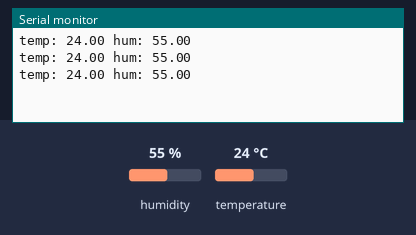
This sketch was run on a simulated Raspberry Pi Pico. On the bench: the last lines printed to the serial monitor. Inputs (shaded band) come from the test bench; at power-on: humidity 55 %, temperature 24 °C.

Above: at 6.8 s.
6.9 s: humidity set to 22 %
At 10.6 s:
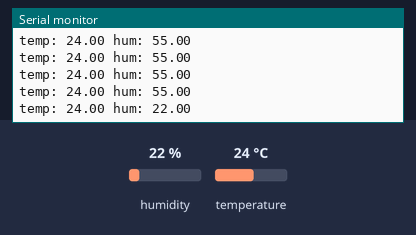
12.3 s: temperature set to 12 °C
At 14.9 s:
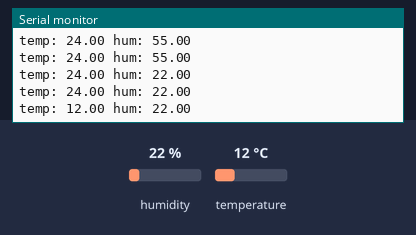
17.7 s: humidity set to 40 %
At 19.1 s:
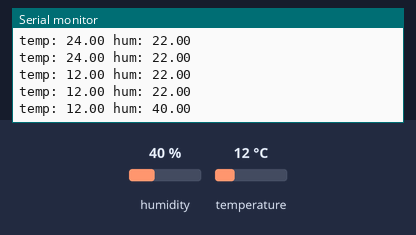
Timing chart, 0 to 20.7 s (numbered marks = the images above; inputs shaded):
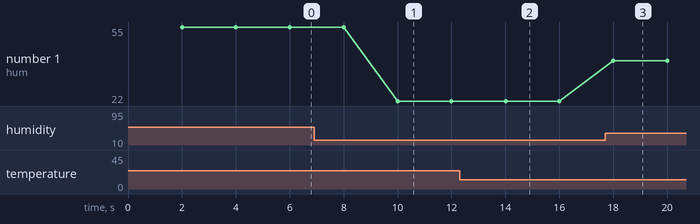

The sketch:

pico_198.ino
```cpp
// snippet: pico_198
// tags: pico, rp2040, raspberry-pi, dht
// boards: avr, esp32, megaavr, nano33iot, romi32u4, rp2040
// library: DHT
// description: RPi Pico: read DHT22 on pin 6
// prompts: DHT22 Pico, temperature humidity RP2040, DHT sensor Raspberry Pi Pico, read temperature Pi Pico, humidity sensor RP2040, DHT22 Pi Pico
// verified: compile-only
// source: kd-generated (id 198)
// exact-include: DHT.h

#include <DHT.h>

DHT dht(6, DHT22);
float temperature, humidity;
unsigned long prev = 0;

void setup() {
  Serial.begin(115200);
  dht.begin();
}

void loop() {
  unsigned long now = millis();
  if (now - prev >= 2000) {
    prev = now;
    temperature = dht.readTemperature();
    humidity = dht.readHumidity();

    if (isnan(temperature) || isnan(humidity)) {
      Serial.println("DHT read failed");
      return;
    }

    Serial.print("temp: "); Serial.print(temperature);
    Serial.print(" hum: "); Serial.println(humidity);
  }
}
```

Measured:
- after the input at 6.9 s, the serial monitor: prints a new line after 3.1 s (image 1)
- after the input at 12.3 s, the serial monitor: prints a new line after 1.7 s (image 2)
- after the input at 17.7 s, the serial monitor: prints a new line after 0.31 s (image 3)
- plotted number 1: 55 → 22 after the input at 6.9 s, 22 → 40 after the input at 17.7 s
